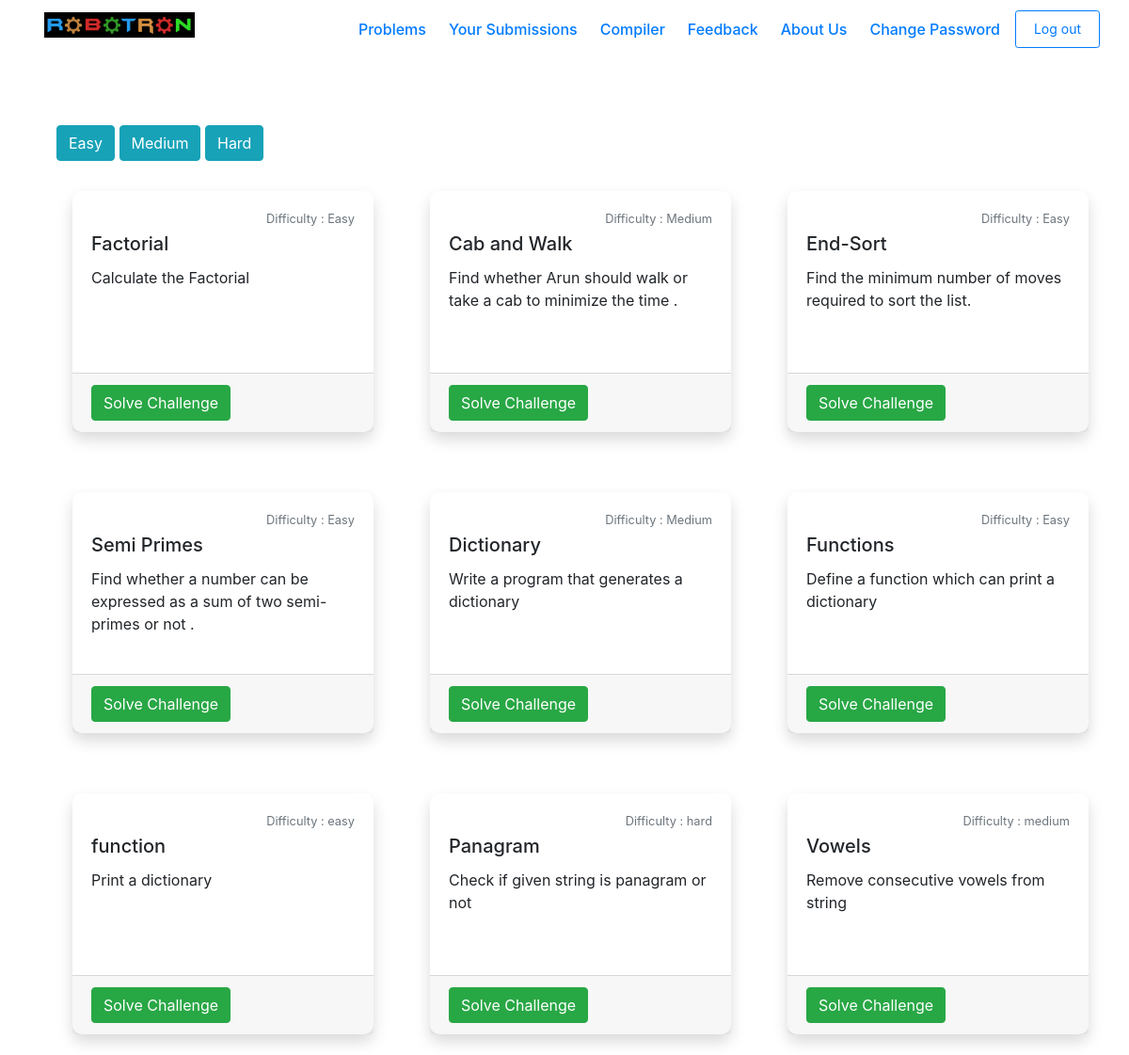
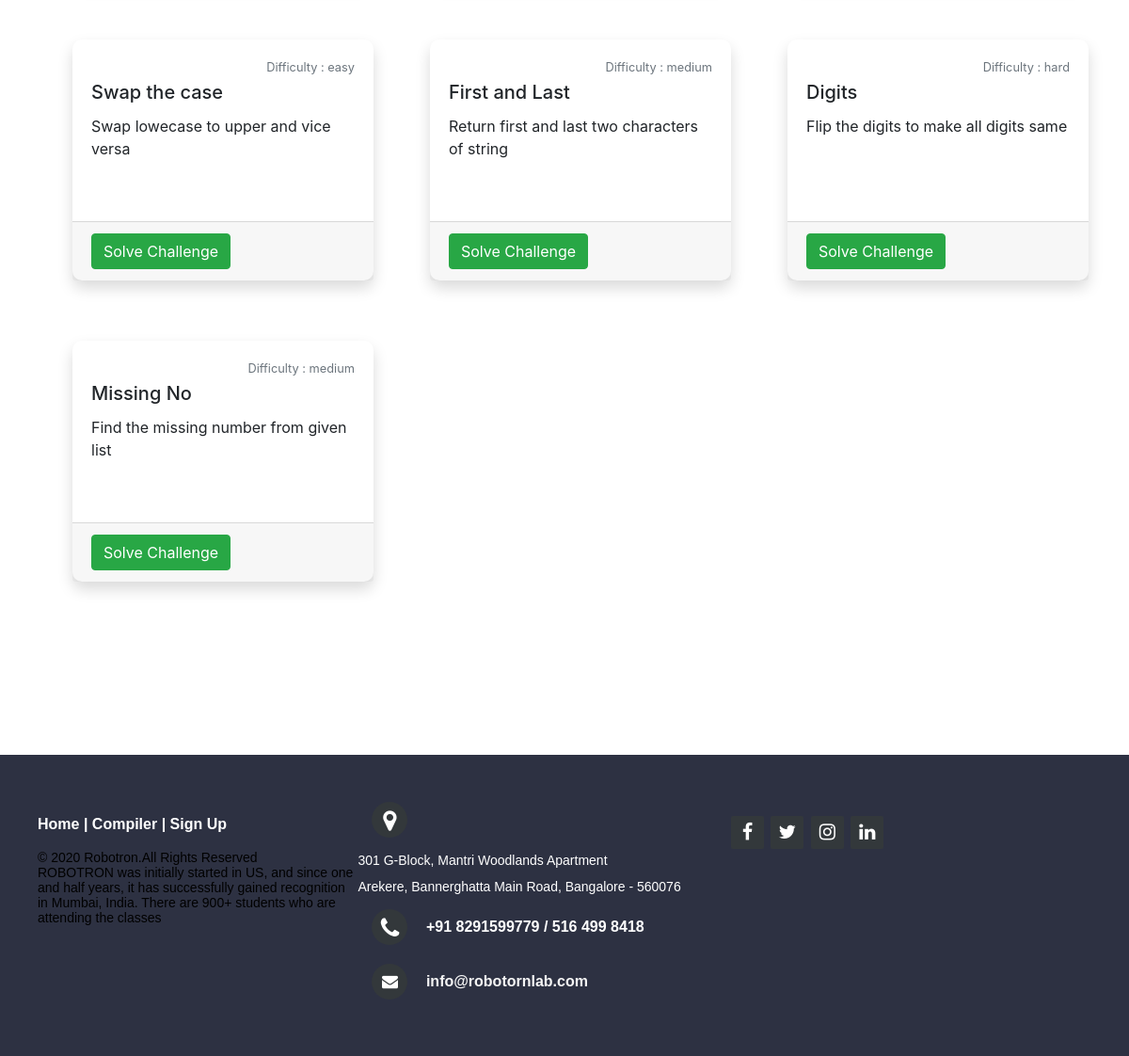
Screenshot of /problems/student/ (signed in) with the database file from the repository (2 pictures, top to bottom).
### problems/models.py (models this page shows, shortened)
class problem_detail(models.Model):
    no=models.IntegerField(primary_key=True)
    name=models.CharField(max_length=100)
    difficulty=models.CharField(max_length=100)
    info=models.CharField(max_length=100)
    que=models.TextField()
    input1=models.TextField()
    input2=models.TextField()
    output1=models.TextField()
    output2=models.TextField()

### problems/views.py (the view, shortened to what this page needs)
# urls.py: path('student/', views.test, name="student"),
@login_required
@student_required
def test(request):
    items = problem_detail.objects.all()
    context = {
        'items': items,
    }
    return render(request, 'problems/test.html', context)

### problems/templates/problems/test.html (shortened to what this page needs)
{% extends "problems/base.html" %}
{% block content %}
<br><br><br>
<div class="container">
  <form style="display:inline-block" class="" action="" method="post">
    <button class="btn btn-info" value="Easy" type="submit" name="srh">Easy</button>
  </form>
  <form style="display:inline-block" class="" action="" method="post">
    <button class="btn btn-info" value="Medium" type="submit" name="srh">Medium</button>
  </form>
  <form style="display:inline-block" class="" action="" method="post">
    <button class="btn btn-info" value="Hard" type="submit" name="srh">Hard</button>
  </form>
</div>
<div class="row">
      {% for item in items %}
    <div class="col-lg-4">
      <form class="" action="/problems/info/" method="post">
          <div class="card cardi shadow" style="width: 20rem;height: 16rem">
            <div class="card-body">
              <small style="float:right;" class="text-muted">Difficulty : {{item.difficulty}}</small>
              <br>
              <h5 class="card-title">{{item.name}}</h5>
              <p class="card-text">{{item.info}}</p>
            </div>
            <div class="card-footer">
              <button class="btn btn-success" type="submit" name="asg" value="{{item.name}}">Solve Challenge</button>
            </div>
            </div>
      </form>
    </div>
    {%endfor%}
</div>
{% endblock %}

### problems/static/css/card.css (style rules this page uses)
.cardi { border-radius:10px; width:15rem; box-shadow: 0px 15px 20px rgba(0, 123, 255, 0.1); border:none; transition: all 0.3s ease 0s; cursor: pointer; margin:2rem; }

### rows the page displays
problem_detail: difficulty "Easy", name "Factorial", info "Calculate the Factorial"
problem_detail: difficulty "Medium", name "Cab and Walk", info "Find whether Arun should walk or take a cab to minimize the time ."
problem_detail: difficulty "Easy", name "End-Sort", info "Find the minimum number of moves required to sort the list."
problem_detail: difficulty "Easy", name "Semi Primes", info "Find whether a number can be expressed as a sum of two semi-primes or not ."
problem_detail: difficulty "Medium", name "Dictionary", info "Write a program that generates a dictionary"
problem_detail: difficulty "Easy", name "Functions", info "Define a function which can print a dictionary"
problem_detail: difficulty "easy", name "function", info "Print a dictionary"
problem_detail: difficulty "hard", name "Panagram", info "Check if given string is panagram or not"
problem_detail: difficulty "medium", name "Vowels", info "Remove consecutive vowels from string"
problem_detail: difficulty "easy", name "Swap the case", info "Swap lowecase to upper and vice versa"
problem_detail: difficulty "medium", name "First and Last", info "Return first and last two characters of string"
problem_detail: difficulty "hard", name "Digits", info "Flip the digits to make all digits same"
problem_detail: difficulty "medium", name "Missing No", info "Find the missing number from given list"
